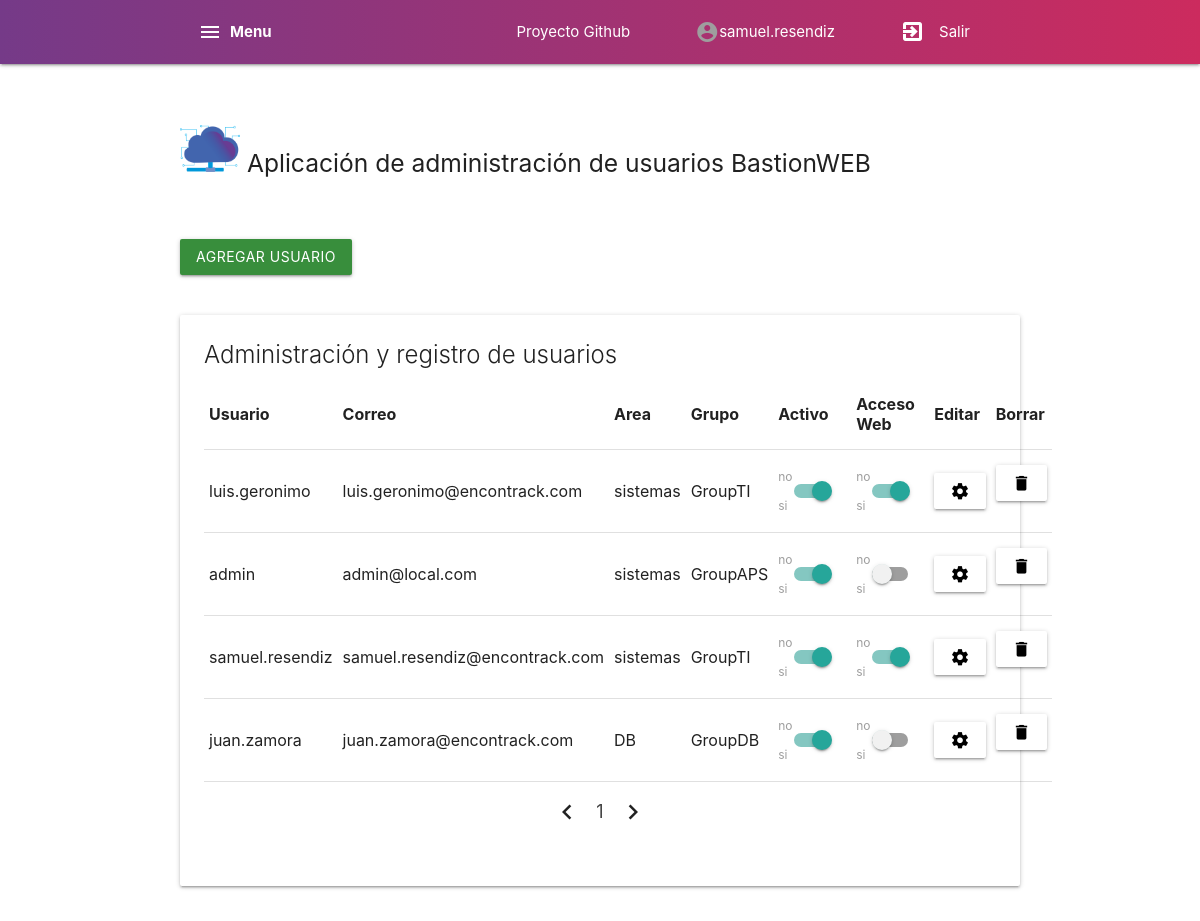
Before: /users (signed in) with the older database file.
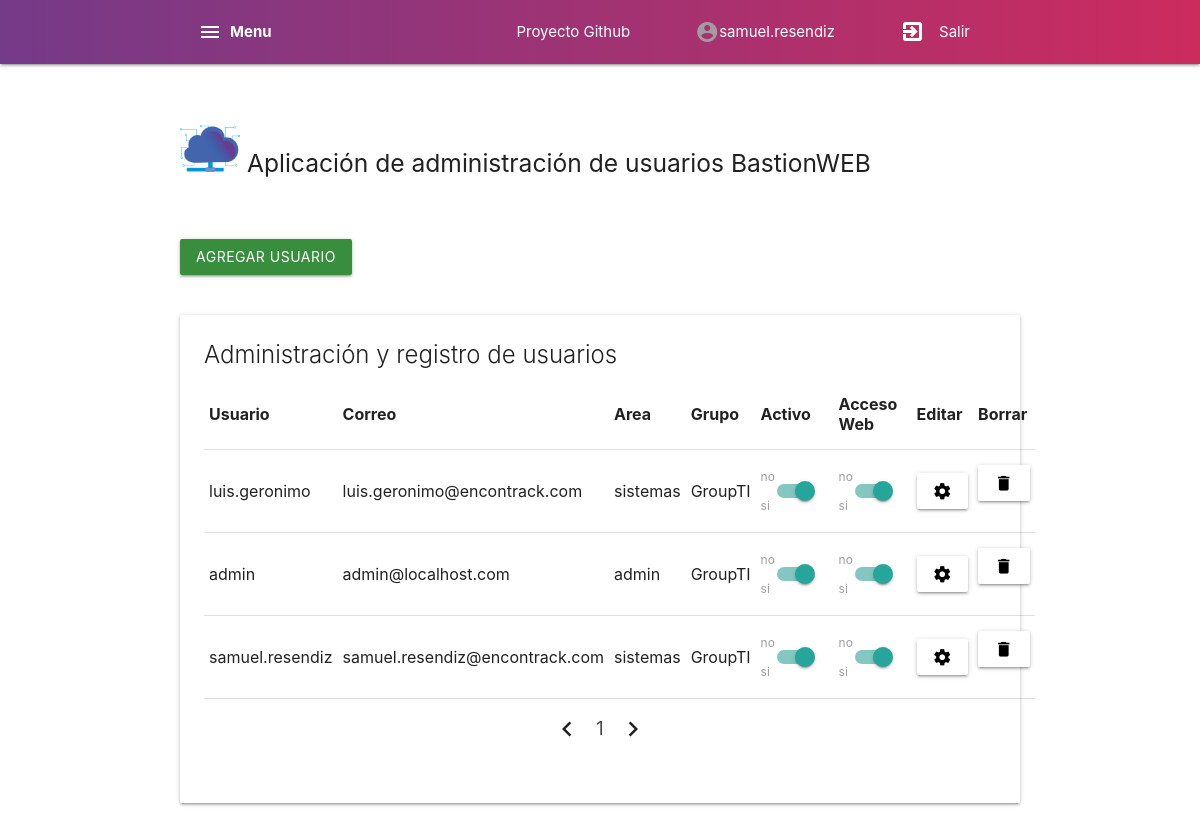
After: the same page with the newer database file.
### app/models.py (models this page shows, shortened)
class Users(UserMixin, db.Model):
    __tablename__ = "users"
    id =  db.Column(db.Integer, primary_key=True, autoincrement=True)
    username =  db.Column(db.String(50), nullable=False)
    password =  db.Column(db.String(50), nullable=False)
    email =  db.Column(db.String(50), nullable=False)
    area =  db.Column(db.String(50), nullable=False)
    group =  db.Column(db.String(50), nullable=False)
    status =  db.Column(db.Boolean, default=False, nullable=False)
    web =  db.Column(db.Boolean, default=False, nullable=False)

### app/view/users.py (the view)
@app.route('/users', methods=['GET'], defaults={"page_num": 1})
@app.route('/users/<int:page_num>', methods=['GET'])
@login_required
def users(page_num):
    statususer = ''
    if request.args.get('statususer'):
        statususer=request.args.get('statususer')
    logging.info('Access page users')
    user = current_user.username
    apiusers=db.session.query(Users).paginate(per_page=5, page=page_num, error_out=True)
    queryuser = db.session.query(Users).filter(Users.username==user).first()
    mail = queryuser.email
    return render_template('users.html', user=user, data=apiusers, mail=mail)

### main.py (called while the page is built)
@login_manager.user_loader
def load_user(id):
    return Users.query.get(id)

### app/templates/users.html (shortened to what the changed rows need)
{% extends 'base/base.html' %}
{% block content %}
    <main class="container">
        <div class="row">
            <div class="card">
                <div class="card-content">
                    <div class="row">
                    <table>
                        <thead>
                            <tr>
                                <th>Usuario</th>
                                <th>Correo</th>
                                <th>Area</th>
                                <th>Grupo</th>
                                <th>Activo</th>
                                <th>Acceso Web</th>
                                <th>Editar</th>
                                <th>Borrar</th>
                            </tr>
                        </thead>
                        <tbody>
                            {% for user in data.items %}
                            <tr>
                                <td>
                                    {{user['username']}}
                                </td>
                                <td>
                                    {{user['email']}}
                                </td>
                                <td>
                                    {{user['area']}}
                                </td>
                                <td>
                                    {{user['group']}}
                                </td>
                                <form method="POST" action="/updateuser">
                                <td>
                                    <div class="switch">
                                        <label>no
                                        {% if user['status'] == True %}
                                            <span class="lever"></span>
                                        {% else %}
                                            <input type="checkbox" name="checkactive" value="0">
                                            <span class="lever"></span>
                                        {% endif %}
                                        si</label>
                                    </div>
                                </td>
                                <td>
                                    <div class="switch">
                                        <label>no
                                        {% if user['web'] == True %}
                                            <span class="lever"></span>
                                        {% else %}
                                            <span class="lever"></span>
                                        {% endif %}
                                        si</label>
                                    </div>
                                </td>
                                <td>
                                    <button class="btn white" type="submit" name="conf"  value="{{user['id']}}">
                                        <i class="material-icons black-text">settings</i>
                                    </button>
                                </td>
                                </form>
                                <td>
                                    <form method="POST" action="/deleteuser">
                                        <button class="btn white" type="submit" name="id" onclick="return confirm('Are you sure to delete?')" value="{{user['id']}}">
                                            <i class="material-icons black-text">delete</i>
                                        </button>
                                    </form>
                                </td>
                            </tr>
                            {% endfor %}
                        </tbody>
                    </table>
                        <div class="center">
                            <ul class="pagination">
                            {% for page in data.iter_pages(left_edge=3, right_edge=3) %}
                            {% if page %}
                            <li class="waves-effect"><a href="{{ url_for('users', page_num=page) }}">{{ page }}</a></li>
                            {% else %}
                            <li class="disabled"><a href="#">…</a></li>
                            {% endif %}
                            {% endfor %}
                            </ul>
                        </div>
                    </div>
                </div>
            </div>
        </div>
    </main>
{% endblock content %}

### app/templates/base/base.html (shortened to what this page needs)
<html>
  <head>
        <link type="text/css" rel="stylesheet" href="{{ url_for('static', filename='css/materialize.min.css' ) }}"  media="screen,projection"/>
        <link rel="stylesheet" href="{{ url_for('static', filename='css/style.css' ) }}">
  </head>
  <body>
        <div class="navbar-fixed">
            <nav class="navmain">
                <div class="nav-wrapper container">
                <a href="#menu" class="brand-logo sidenav-trigger show-on-large" data-target="menu-side"><i class="material-icons">menu</i></a><b style="margin-left: 50px;" class="left">Menu</b>
                <ul id="nav-mobile" class="right hide-on-med-and-down">
                    <li style="margin-right: 50px;"><a href="https://github.com/lgeronimoM/bastionweb">Proyecto Github</a></li>
                    <li><i class="material-icons grey-text">account_circle</i></li>
                    <li style="margin-right: 50px;">{{user}}</li>
                    <li><a href="/logout"><i class="material-icons darken-4"><b>exit_to_app</b></i></a></li>
                    <li style="margin-right: 50px;" class="left">Salir</li>
                </ul>
                </div>
            </nav>
        </div>
        <div class="container section">
            <h5><img class="responsive-img" src="{{ url_for('static', filename='img/logo.png' ) }}" style="width: 60px; margin-top: 10px;">
            Aplicación de administración de usuarios BastionWEB</h5>
        </div>
        {% block content %}
        {% endblock content %}
  </body>
</html>

Changed rows visible on the page:
removed Users: username "juan.zamora", email "juan.zamora@encontrack.com", area "DB", group "GroupDB", status True (drawn), web False (drawn), {{ user['id'] }} 4 (drawn)
changed Users "admin": email "admin@local.com" → "admin@localhost.com"; area "sistemas" → "admin"; group "GroupAPS" → "GroupTI"; web False → True (drawn)
